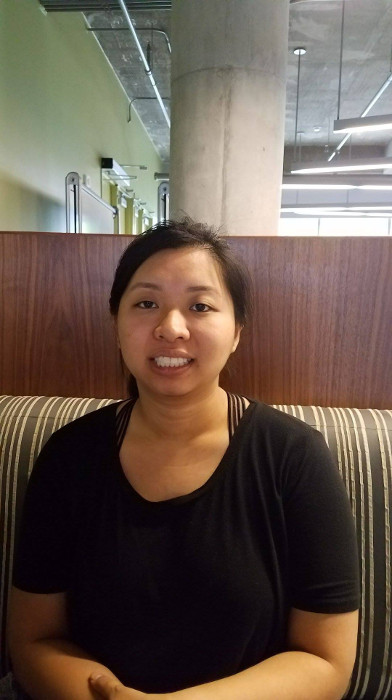
#> input picture static/jack2.jpg, 392 x 700 px
$ python FacialRec.py   (older library calls are emulated)
#> lines starting #> are read from the running program, lines starting #| are printed output that depends on the picture; after the words box and inside, x2 and y2 are one past the last pixel; in counts of white or black regions, pixels touching at a corner belong together
import cv2
import numpy as np


face_cascade = cv2.CascadeClassifier('haarcascade_frontalface_default.xml')
upperbody_cascade = cv2.CascadeClassifier('haarcascade_upperbody.xml')


img = cv2.imread('static/jack2.jpg')
#> img is the input picture: shape (700, 392, 3); mean B, G, R 78.2, 89.4, 104.9
gray = cv2.cvtColor(img, cv2.COLOR_BGR2GRAY)
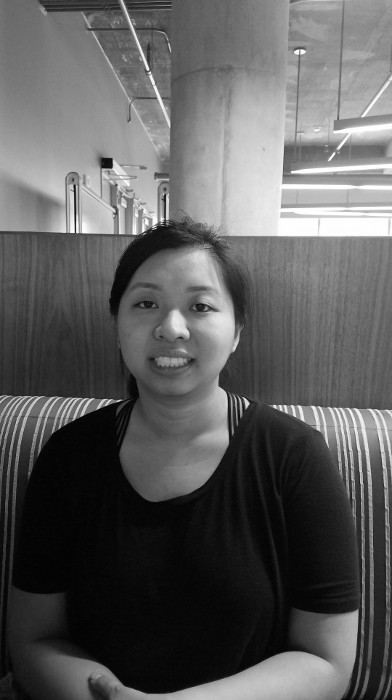
#> gray: shape (700, 392); min 1, max 255, mean 92.8

faces = face_cascade.detectMultiScale(gray, 1.2, 5)
#> faces = [[102, 249, 146, 146]]
for (x,y,w,h) in faces:
    cv2.rectangle(img,(x,y),(x+w,y+h),(255,255,255), -1)
    roi_gray = gray[y:y+h, x:x+w]
#> this loop made 1 pass
#> pass 1, `roi_gray = gray[y:y+h, x:x+w]`:
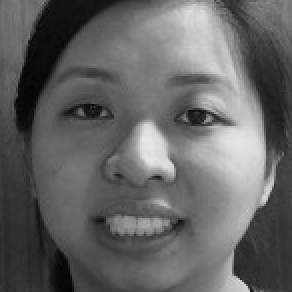
#> roi_gray: shape (146, 146) (shown 2 times larger); min 4, max 233, mean 99.8
#> after the loop:
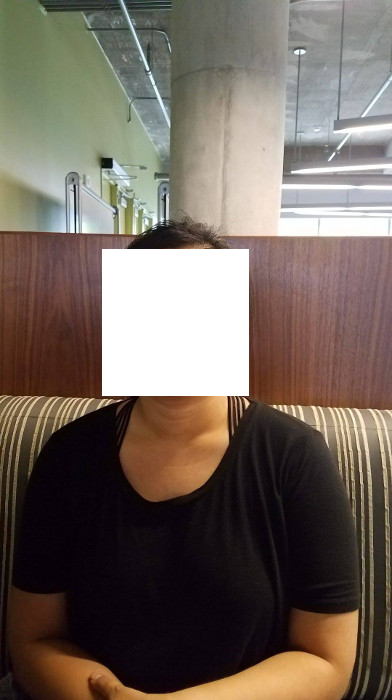
#> img: shape (700, 392, 3); 7.88% of pixels changed, all inside (x1, y1, x2, y2) = (102, 249, 249, 396)

# [10 lines of commented-out code are left out]

cv2.imshow('img', img)
cv2.waitKey(0)
cv2.destroyAllWindows()

$ run again, with static/jack1.jpg copied over static/jack2.jpg
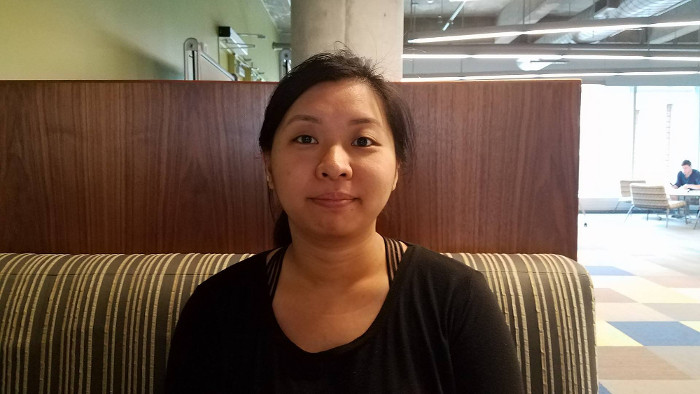
#> input picture static/jack1.jpg, 700 x 394 px
#> img is the input picture: shape (394, 700, 3); mean B, G, R 84.4, 99.3, 118.8
#> `gray = cv2.cvtColor(img, cv2.COLOR_BGR2GRAY)`:
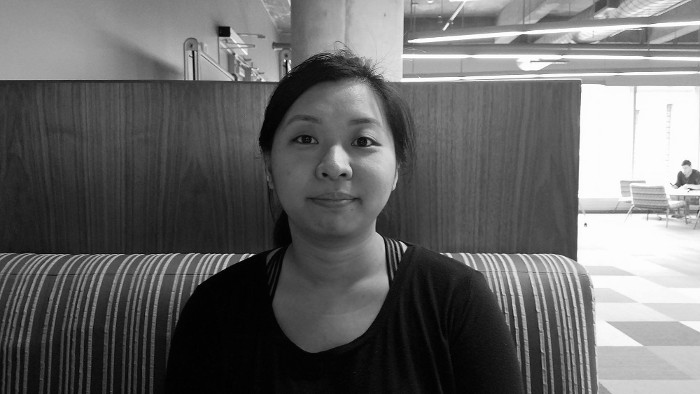
#> gray: shape (394, 700); min 0, max 255, mean 103.4
#> faces = [[259, 84, 152, 152]]
#> the loop `for (x,y,w,h) in faces:` made 1 pass
#> after the loop `for (x,y,w,h) in faces:`:
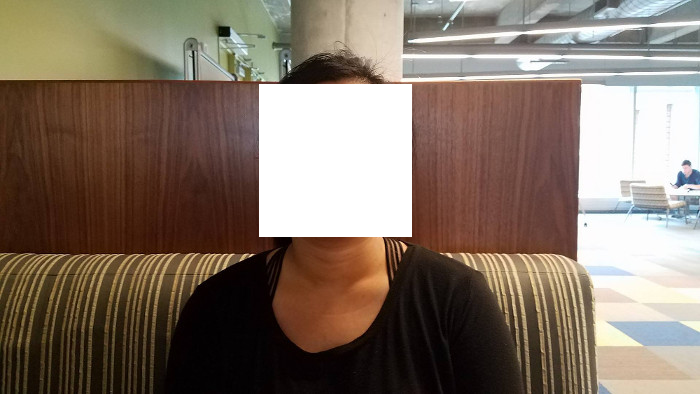
#> img: shape (394, 700, 3); 8.49% of pixels changed, all inside (x1, y1, x2, y2) = (259, 84, 412, 237)

$ run again, with static/bigger.jpg copied over static/jack2.jpg
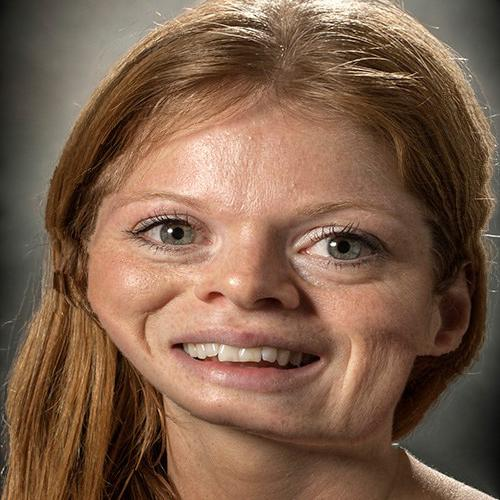
#> input picture static/bigger.jpg, 500 x 500 px
#> img is the input picture: shape (500, 500, 3); mean B, G, R 74.8, 95.4, 125.7
#> `gray = cv2.cvtColor(img, cv2.COLOR_BGR2GRAY)`:
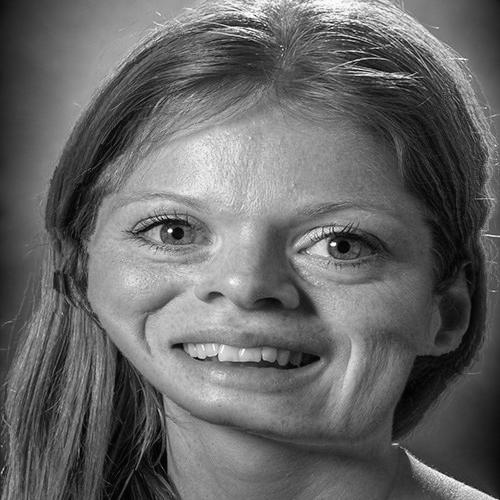
#> gray: shape (500, 500); min 0, max 254, mean 102.1
#> faces = [[68, 104, 333, 333]]
#> the loop `for (x,y,w,h) in faces:` made 1 pass
#> after the loop `for (x,y,w,h) in faces:`:
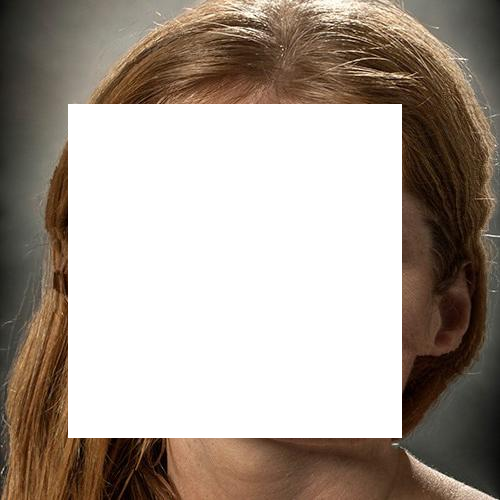
#> img: shape (500, 500, 3); mean B, G, R 148.1, 158.1, 169.4

$ run again, with static/image.jpg copied over static/jack2.jpg
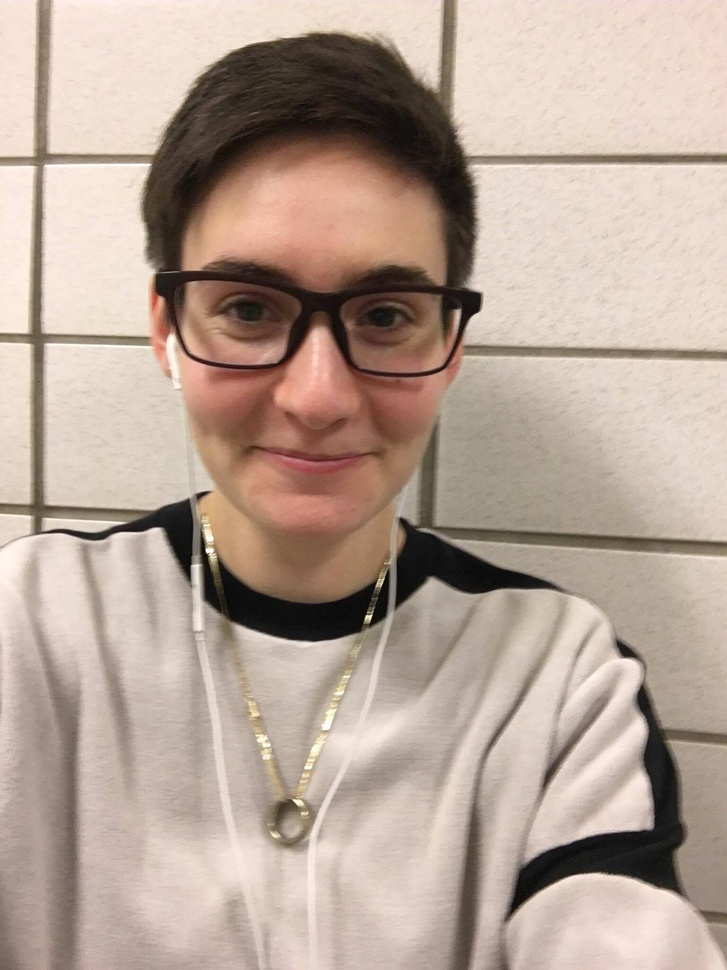
#> input picture static/image.jpg, 727 x 970 px, shrunk from 1440 x 1920 before the run
#> img is the input picture: shape (970, 727, 3); mean B, G, R 151.2, 163.9, 183.3
#> `gray = cv2.cvtColor(img, cv2.COLOR_BGR2GRAY)`:
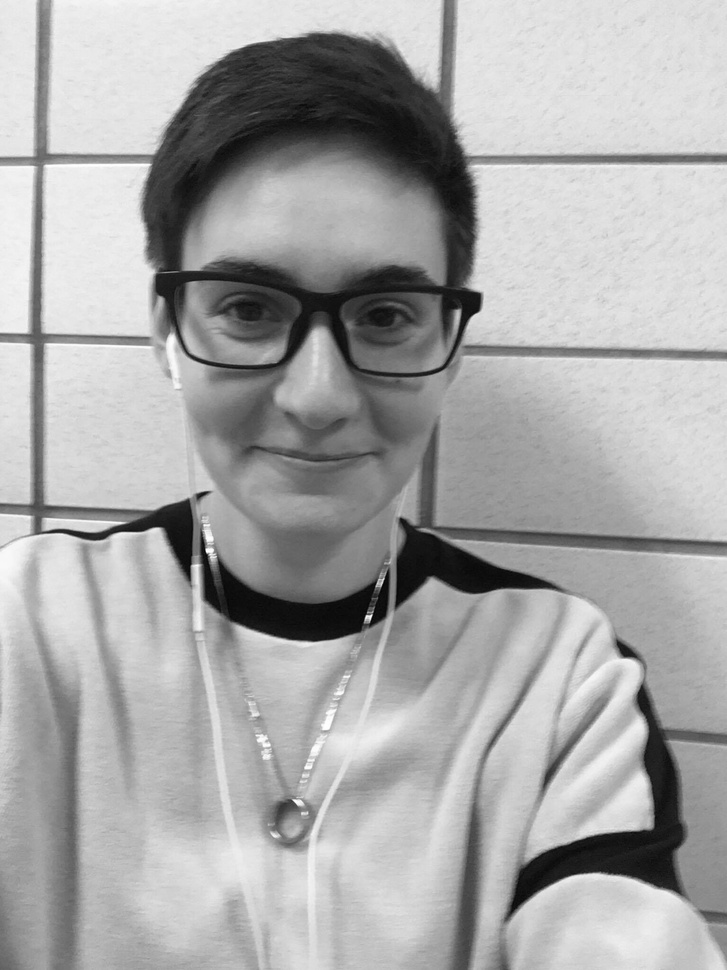
#> gray: shape (970, 727); min 3, max 254, mean 168.3
#> faces = [[113, 150, 405, 405]]
#> the loop `for (x,y,w,h) in faces:` made 1 pass
#> after the loop `for (x,y,w,h) in faces:`:
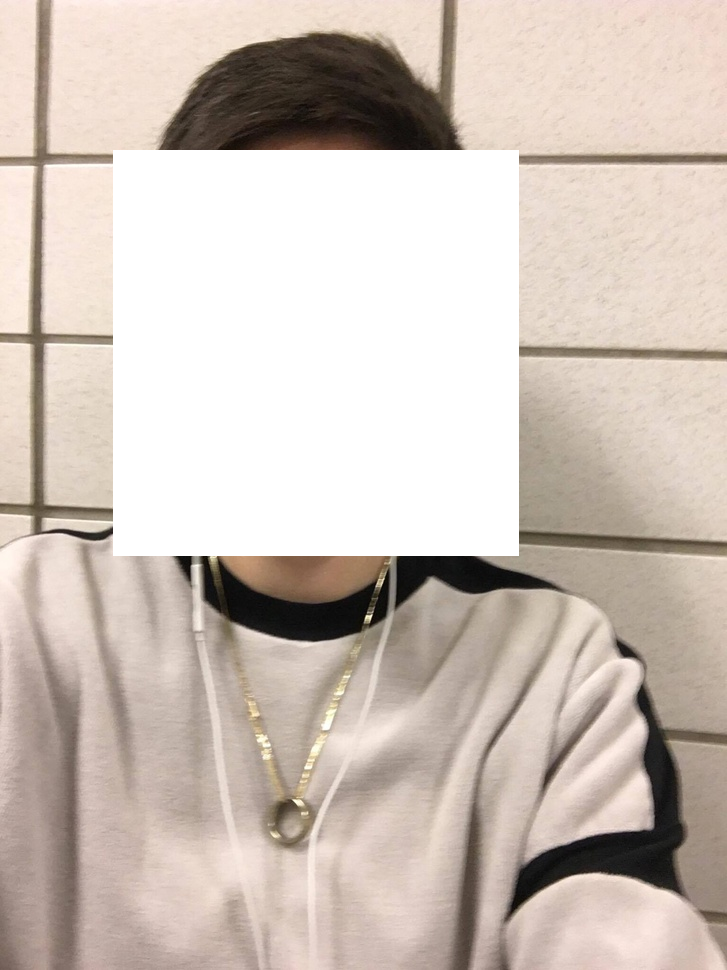
#> img: shape (970, 727, 3); mean B, G, R 185.3, 194.1, 206.1
